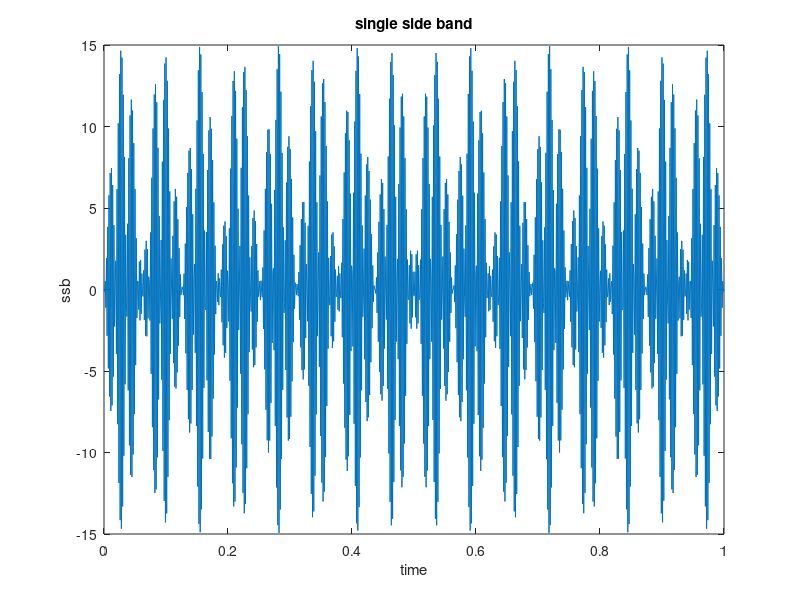

MATLAB code for this plot:
%persiapan signal generation sinyal inf0 8 Mhz power 15W
f_carrier=55e6;
f_message=8e6;
t=linspace(0,1,1000);
power=15;
message=sin(2*pi*f_message*t);
carrier=power.*sin(pi*f_carrier*t);%masih full AM
modulated=message.*carrier;
plot (t,modulated)
title('single side band');
xlabel('time')
ylabel('ssb')
%persiapan signal generator
%
%signal carrier
%signal carrier
%USB Filter
%f1=10000;
%f2=11000;
%theta1=(2*pi*f1)/Fs;
%theta2=(2*pi*f2)/Fs;
%usb_left=(theta2/pi)*sinc((theta2(n-0.5*N)/pi));
%usb_right=(theta1/pi)*sinc((theta1(n-0.5*N)/pi));
%h(n)=usb_left-usb_right;
%USB Filter
%Amplifier1
%Amplifier1
%Transmission line rg-59 55Mhz Coded as Cable1
cable1_lenght=20e3;%spec b dengan 20km kabel
attenuation1=6.4/100;%atenuasi kabel yang dipakai(dB/m)
cable1_loss=attenuation1*cable1_lenght;
gamma1=1;%belum siap refrection coef
gamma1_db=10*log10(1/1-(abs(gamma1)^2));
total_loss_line1=10^((-1)*(cable1_loss+gamma1_db)/10);
%Transmission line

%Transmission line rg-6 55Mhz coded as cable2
cable2_lenght=20e3;%spec b dengan 20km kabel
attenuation2=5.25/100;%atenuasi kabel yang dipakai(dB/m)
cable2_loss=attenuation2*cable2_lenght;
gamma2=1;%belum siap refrection coef
gamma2_db=10*log10(1/1-(abs(gamma2)^2));
total_loss_line2=10^((-1)*(cable2_loss+gamma2_db)/10);
%Transmission line

%Transmission line Rg-11 55Mhz coded as cable 3
cable3_lenght=20e3;%spec b dengan 20km kabel
attenuation3=1/100;%atenuasi kabel yang dipakai(dB/m)
cable3_loss=attenuation3*cable3_lenght;
gamma3=1;%belum siap refrection coef
gamma3_db=10*log10(1/1-(abs(gamma3)^2));
total_loss_line3=10^((-1)*(cable3_loss+gamma3_db)/10);
%Transmission line

%lowpass filter
%lowpass filter
%Amplifier2
%Amplifier2
